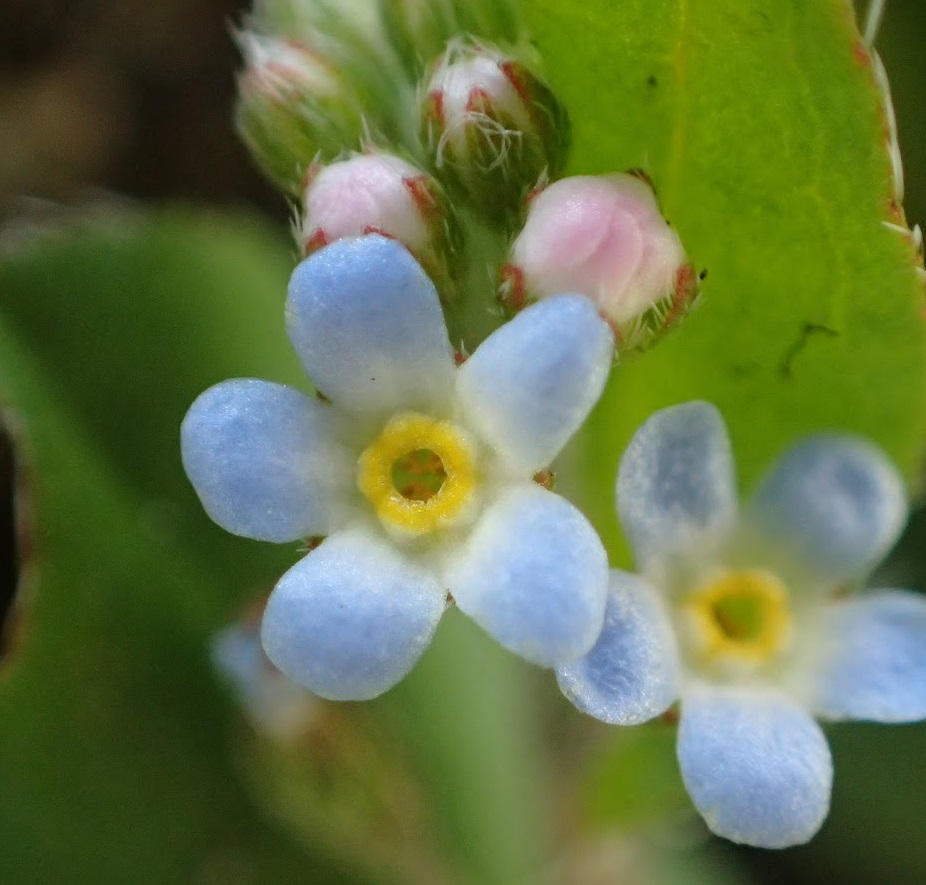
#> input picture OpenCV/3_4_1_test1.jpg, 926 x 885 px
$ jupyter execute '3_4_1_OpenCVで輪郭抽出.ipynb'
#> lines starting #> are read from the running program, lines starting #| are printed output that depends on the picture; after the words box and inside, x2 and y2 are one past the last pixel; in counts of white or black regions, pixels touching at a corner belong together
[cell 1]
import cv2
import matplotlib.pyplot as plt

#画像を読み込んでリサイズ
img = cv2.imread("3_4_1_test1.jpg")
#> img is the input picture: shape (885, 926, 3); mean B, G, R 69.9, 115.7, 99.5
img = cv2.resize(img, (250,150))
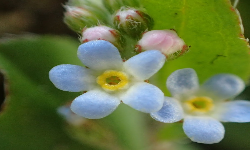
#> img: shape (150, 250, 3); mean B, G, R 69.8, 115.6, 99.4

#色空間を二値化
gray = cv2.cvtColor(img,cv2.COLOR_BGR2GRAY)
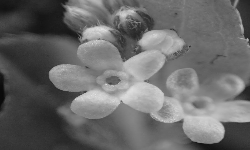
#> gray: shape (150, 250); min 9, max 227, mean 105.5
gray = cv2.GaussianBlur(gray, (7,7), 0)
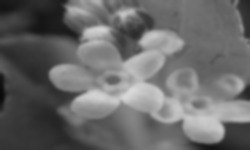
#> gray: shape (150, 250); min 10, max 217, mean 105.5
im2 = cv2.threshold(gray,140,240,cv2.THRESH_BINARY_INV)[1]
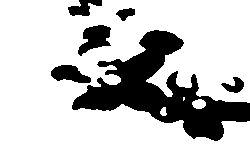
#> im2: shape (150, 250); values 0 (black) and 240 (white), 76.3% white; 6 black regions

#画面左側に二値化した画像を描画
plt.subplot(1,2,1)
plt.imshow(im2,cmap="gray")

#輪郭を抽出
cnts = cv2.findContours(im2,cv2.RETR_LIST,cv2.CHAIN_APPROX_SIMPLE)[0]
#> cnts = 8 contours, 1 with area under 20; largest, box (x1, y1, x2, y2) and area: (0, 0, 250, 150) 29102, (77, 24, 112, 57) 650, (50, 64, 92, 84) 517, (220, 76, 245, 94) 226, (115, 7, 136, 22) 171, (192, 99, 206, 109) 91, (160, 107, 167, 116) 34

#抽出した枠を描画
for pt in cnts:
    x,y,w,h = cv2.boundingRect(pt)
    #大きすぎたり小さすぎる領域を除去
    if w < 30 or w > 200 : continue
    print(x,y,w,h) #結果を出力
    cv2.rectangle(img, (x,y), (x+w,y+h), (0,255,0),2)
#> this loop made 8 passes
#> (x, y, w, h) on passes 1, 2, 4, 5, 6, 7, 8: (160, 107, 7, 9), (192, 99, 14, 10), (220, 76, 25, 18), (50, 64, 42, 20), (77, 24, 35, 33), (115, 7, 21, 15), (0, 0, 250, 150)
#> (pt, x, y, w, h) on pass 3: ([[183, 97], [183, 100], [184, 99], [184, 97]], 183, 97, 2, 4)
#| 50 64 42 20
#| 77 24 35 33
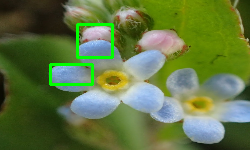
#> img: shape (150, 250, 3); 2.06% of pixels changed, all inside (x1, y1, x2, y2) = (49, 23, 114, 86)

#画面右側に抽出結果を描画
plt.subplot(1,2,2)
plt.imshow(cv2.cvtColor(img,cv2.COLOR_BGR2RGB))
plt.savefig("3_4_1_find_contours.png",dpi=200)
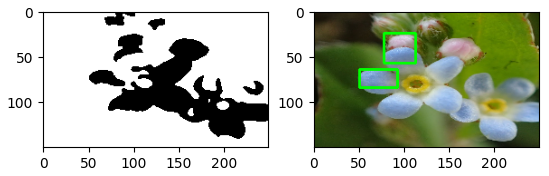
#> figure drawn by matplotlib, 2 panels
plt.show()
